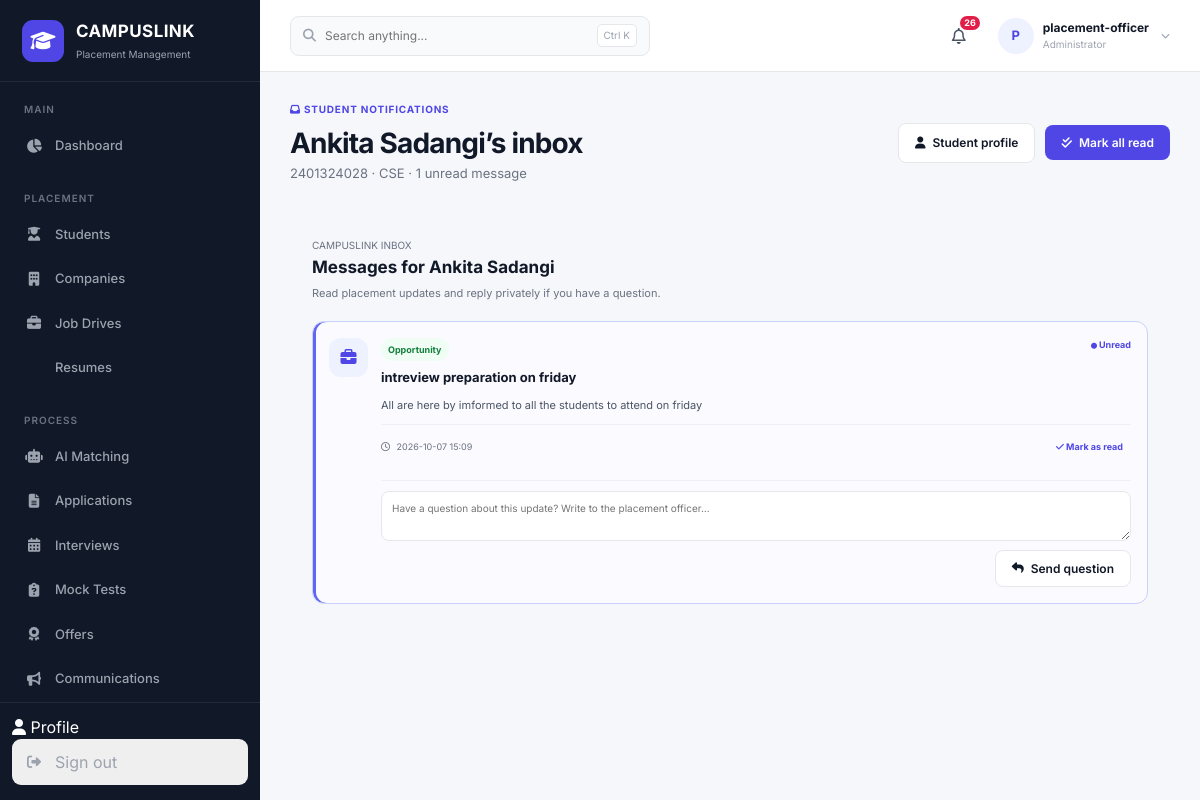
Screenshot of /communications/inbox/1 (signed in) with the database file from the repository.
### tables this page shows
CREATE TABLE "users" (
                id INTEGER PRIMARY KEY AUTOINCREMENT,
                username TEXT UNIQUE NOT NULL,
                name TEXT NOT NULL,
                email TEXT UNIQUE,
                password TEXT NOT NULL,
                role TEXT NOT NULL DEFAULT 'placement_officer',
                student_id INTEGER REFERENCES students(id),
                is_active INTEGER NOT NULL DEFAULT 1,
                created_at TIMESTAMP DEFAULT CURRENT_TIMESTAMP
            );

CREATE TABLE students (
            id INTEGER PRIMARY KEY AUTOINCREMENT,
            name TEXT NOT NULL,
            registration_no TEXT UNIQUE NOT NULL,
            email TEXT,
            phone TEXT,
            branch TEXT NOT NULL,
            cgpa REAL NOT NULL,
            backlogs INTEGER DEFAULT 0,
            attendance REAL DEFAULT 0,
            skills TEXT,
            placement_status TEXT DEFAULT 'Unplaced',
            created_at TIMESTAMP DEFAULT CURRENT_TIMESTAMP
        );

CREATE TABLE communications (
            id INTEGER PRIMARY KEY AUTOINCREMENT,
            title TEXT NOT NULL,
            body TEXT NOT NULL,
            category TEXT NOT NULL DEFAULT 'Announcement',
            audience_type TEXT NOT NULL
                CHECK (audience_type IN ('all', 'branch', 'student')),
            target_branch TEXT,
            target_student_id INTEGER,
            created_at TIMESTAMP DEFAULT CURRENT_TIMESTAMP,

            FOREIGN KEY (target_student_id)
            REFERENCES students(id)
            ON DELETE CASCADE
        );

### app.py (the view)
@app.route("/communications/inbox/<int:student_id>", methods=["GET"])
def communication_inbox(student_id):
    connection = get_db_connection()
    try:
        student = connection.execute(
            "SELECT id, name, registration_no, branch FROM students WHERE id = ?",
            (student_id,),
        ).fetchone()
        if student is None:
            abort(404)
        message_rows = connection.execute(
            f"""
            SELECT communications.*, communication_reads.read_at
            FROM communications
            JOIN students ON students.id = ?
            LEFT JOIN communication_reads
                ON communication_reads.communication_id = communications.id
               AND communication_reads.student_id = students.id
            WHERE ({communication_audience_filter()})
            ORDER BY communications.created_at DESC, communications.id DESC
            """,
            (student_id,),
        ).fetchall()
        reply_rows = connection.execute(
            """
            SELECT communication_id, sender_type, body, created_at
            FROM communication_replies
            WHERE student_id = ?
            ORDER BY id
            """,
            (student_id,),
        ).fetchall()
    finally:
        connection.close()
    replies_by_message = {}
    for reply in reply_rows:
        replies_by_message.setdefault(reply["communication_id"], []).append(
            dict(reply)
        )
    messages = []
    for message in message_rows:
        message_data = dict(message)
        message_data["replies"] = replies_by_message.get(message["id"], [])
        message_data["new_officer_reply"] = (
            message_data["read_at"] is None
            and bool(message_data["replies"])
            and message_data["replies"][-1]["sender_type"] == "officer"
        )
        messages.append(message_data)
    return render_template(
        "communications/inbox.html",
        student=student,
        messages=messages,
        unread_count=sum(1 for message in messages if message["read_at"] is None),
    )

### app.py (called while the page is built)
def csrf_token():
    token = session.get("_csrf_token")
    if token is None:
        token = secrets.token_urlsafe(32)
        session["_csrf_token"] = token
    return token

@app.context_processor
def inject_auth_context():
    return {
        "current_user": getattr(g, "current_user", None),
        "role_labels": ROLE_LABELS,
        "csrf_token": csrf_token,
    }

def communication_audience_filter():
    return """
        communications.audience_type = 'all'
        OR (
            communications.audience_type = 'branch'
            AND communications.target_branch = students.branch
        )
        OR (
            communications.audience_type = 'student'
            AND communications.target_student_id = students.id
        )
    """

### database.py (called while the page is built)
def get_db_connection():
    os.makedirs(
        os.path.dirname(Config.DATABASE),
        exist_ok=True
    )
    connection = sqlite3.connect(Config.DATABASE)
    connection.row_factory = sqlite3.Row
    connection.execute("PRAGMA foreign_keys = ON")
    return connection

### templates/communications/inbox.html (shortened to what this page needs)
{% extends "base.html" %}
{% block content %}
<div class="page-header communication-page-header">
    <div>
        <div class="eyebrow"><i class="fa-solid fa-inbox"></i> Student notifications</div>
        <h1>{{ student['name'] }}’s inbox</h1>
        <p>{{ student['registration_no'] }} · {{ student['branch'] }} · {{ unread_count }} unread message{% if unread_count != 1 %}s{% endif %}</p>
    </div>
    <div class="page-header-actions">
        <a class="btn btn-secondary" href="{{ url_for('view_student', student_id=student['id']) }}"><i class="fa-solid fa-user"></i> Student profile</a>
        {% if unread_count %}
        <form method="POST" action="{{ url_for('mark_all_communications_read', student_id=student['id']) }}">
            <button class="btn btn-primary" type="submit"><i class="fa-solid fa-check-double"></i> Mark all read</button>
        </form>
        {% endif %}
    </div>
</div>
<section class="content-card student-inbox-card">
    <div class="card-header"><div><span class="section-kicker">CAMPUSLINK INBOX</span><h2>Messages for {{ student['name'] }}</h2><p>Read placement updates and reply privately if you have a question.</p></div></div>
    <div class="student-inbox-list">
        {% for message in messages %}
        <article class="student-inbox-message {% if not message['read_at'] %}is-unread{% endif %}">
            <span class="inbox-message-icon"><i class="fa-solid {{ 'fa-calendar-check' if message['category'] == 'Interview' else 'fa-hourglass-end' if message['category'] == 'Deadline' else 'fa-briefcase' if message['category'] == 'Opportunity' else 'fa-bullhorn' }}"></i></span>
            <div class="inbox-message-copy">
                <div class="inbox-message-heading">
                    <div><span class="communication-category communication-category-{{ message['category']|lower }}">{{ message['category'] }}</span><h3>{{ message['title'] }}</h3></div>
                    {% if message['new_officer_reply'] %}<span class="inbox-unread-indicator"><i class="fa-solid fa-circle"></i> New officer response</span>{% elif not message['read_at'] %}<span class="inbox-unread-indicator"><i class="fa-solid fa-circle"></i> Unread</span>{% else %}<span class="inbox-read-label"><i class="fa-solid fa-check"></i> Read</span>{% endif %}
                </div>
                <p>{{ message['body'] }}</p>
                <div class="inbox-message-footer">
                    <span><i class="fa-regular fa-clock"></i> {{ message['created_at'][:16] if message['created_at'] else "—" }}</span>
                    {% if not message['read_at'] %}
                    <form method="POST" action="{{ url_for('mark_communication_read', communication_id=message['id'], student_id=student['id']) }}">
                        <button type="submit" class="inbox-mark-read"><i class="fa-solid fa-check"></i> Mark as read</button>
                    </form>
                    {% endif %}
                </div>
                <div class="inbox-conversation">
                    <form class="inbox-reply-form" method="POST" action="{{ url_for('reply_to_communication', communication_id=message['id'], student_id=student['id']) }}">
                        <textarea id="student-reply-{{ message['id'] }}" name="body" rows="2" maxlength="4000" required placeholder="Have a question about this update? Write to the placement officer…"></textarea>
                        <button class="btn btn-secondary btn-sm" type="submit"><i class="fa-solid fa-reply"></i> Send question</button>
                    </form>
                </div>
            </div>
        </article>
        {% else %}
        <div class="empty-state"><i class="fa-regular fa-bell-slash"></i><strong>No notifications yet</strong><span>Messages sent to this student will appear here.</span></div>
        {% endfor %}
    </div>
</section>
{% endblock %}

### templates/base.html (shortened to what this page needs)
<!DOCTYPE html>
<html lang="en">
<head>
    <link rel="stylesheet"
          href="{{ url_for('static', filename='css/style.css') }}">
    <link rel="stylesheet"
          href="{{ url_for('static', filename='css/rbac.css') }}">
    <link rel="stylesheet"
          href="https://cdnjs.cloudflare.com/ajax/libs/font-awesome/6.5.2/css/all.min.css">
</head>
<body>
<div class="app-container">
    <aside class="sidebar">
        <div class="brand">
            <div class="brand-logo">
                <i class="fa-solid fa-graduation-cap"></i>
            </div>
            <div>
                <h2>CAMPUSLINK</h2>
                <span>Placement Management</span>
            </div>
        </div>
        <nav class="sidebar-nav">
            <div class="nav-section">
                <span>MAIN</span>
                <a href="{{ url_for('student_home') if current_user['role'] == 'student' else url_for('dashboard') }}"
                   class="nav-item">
                    <i class="fa-solid fa-chart-pie"></i>
                    <span>{{ 'My Dashboard' if current_user['role'] == 'student' else 'Dashboard' }}</span>
                </a>
            </div>
            {% if current_user['role'] == 'student' %}
            <div class="nav-section">
                <span>MY CAMPUS</span>
                <a href="{{ url_for('mock_tests') }}" class="nav-item">
                    <i class="fa-solid fa-clipboard-question"></i>
                    <span>Mock Tests</span>
                </a>
                <a href="{{ url_for('edit_resume', student_id=current_user['student_id']) }}" class="nav-item">
                    <i class="fa-solid fa-file-user"></i>
                    <span>My Resume</span>
                </a>
                <a href="{{ url_for('communication_inbox', student_id=current_user['student_id']) }}" class="nav-item">
                    <i class="fa-solid fa-inbox"></i>
                    <span>My Messages</span>
                </a>
            </div>
            {% else %}
            <div class="nav-section">
                <span>PLACEMENT</span>
                <a href="/students"
                   class="nav-item">
                    <i class="fa-solid fa-user-graduate"></i>
                    <span>Students</span>
                </a>
                <a href="/companies"
                   class="nav-item">
                    <i class="fa-solid fa-building"></i>
                    <span>Companies</span>
                </a>
                <a href="/jobs"
                   class="nav-item">
                    <i class="fa-solid fa-briefcase"></i>
                    <span>Job Drives</span>
                </a>
                <a href="/resumes"
                   class="nav-item">
                    <span>Resumes</span>
                </a>
            </div>
            <div class="nav-section">
                <span>PROCESS</span>
                <a href="/matching"
                   class="nav-item">
                    <i class="fa-solid fa-robot"></i>
                    <span>AI Matching</span>
                </a>
                <a href="/applications"
                   class="nav-item">
                    <i class="fa-solid fa-file-lines"></i>
                    <span>Applications</span>
                </a>
                <a href="/interviews"
                   class="nav-item">
                    <i class="fa-solid fa-calendar-days"></i>
                    <span>Interviews</span>
                </a>
                <a href="/mock-tests"
                   class="nav-item">
                    <i class="fa-solid fa-clipboard-question"></i>
                    <span>Mock Tests</span>
                </a>
                <a href="/offers"
                   class="nav-item">
                    <i class="fa-solid fa-award"></i>
                    <span>Offers</span>
                </a>
                <a href="/communications"
                   class="nav-item">
                    <i class="fa-solid fa-bullhorn"></i>
                    <span>Communications</span>
                </a>
            </div>
            {% endif %}
        </nav>
        <div class="sidebar-bottom">
            {% if current_user['role'] != 'student' %}
            <a href="/profile">
                <i class="fa-solid fa-user"></i>
                Profile
            </a>
            {% endif %}
            <form action="{{ url_for('logout') }}" method="post" class="sidebar-logout-form">
                <button type="submit" class="nav-item logout">
                    <i class="fa-solid fa-right-from-bracket"></i>
                    <span>Sign out</span>
                </button>
            </form>
        </div>
    </aside>
    <main class="main-content">
        <header class="topbar">
            <div class="topbar-search">
                <i class="fa-solid fa-magnifying-glass"></i>
                <input
                    type="text"
                    placeholder="Search anything..."
                >
                <span class="search-shortcut">
                    Ctrl K
                </span>
            </div>
            <div class="topbar-right">
{% if current_user['role'] != 'student' %}
<div class="notification-wrapper">
    <button
        type="button"
        class="icon-button notification-button"
        id="notificationButton"
        aria-label="Notifications{% if notification_count %}, {{ notification_count }} pending items{% endif %}"
        aria-expanded="false"
        aria-controls="notificationPanel"
        title="Notifications"
    >
        <i class="fa-regular fa-bell" aria-hidden="true"></i>
        <span class="notification-count" id="notificationCount"
              data-count="{{ notification_count }}"
              data-signatures="{{ placement_notifications|map(attribute='signature')|list|tojson|forceescape }}"
              {% if not notification_count %}hidden{% endif %}>{{ notification_count }}</span>
    </button>
</div>
{% endif %}
<div class="admin-profile" id="adminProfile" role="button" tabindex="0"
     aria-haspopup="true" aria-expanded="false" aria-controls="profileMenu">
    <div class="profile-avatar">
        {{ current_user['name'][:1]|upper }}
    </div>
    <div class="profile-info">
        <strong>{{ current_user['name'] }}</strong>
        <span>{{ role_labels.get(current_user['role'], current_user['role']) }}</span>
    </div>
    <i class="fa-solid fa-chevron-down profile-arrow"></i>
</div>
            </div>
        </header>
<section class="page-content">
    {% block content %}
    {% endblock %}
</section>
</main>
</div>
</body>
</html>

### static/css/rbac.css (style rules this page uses)
.sidebar-logout-form { margin: 0; }
.sidebar-logout-form .logout { width: 100%; border: 0; cursor: pointer; text-align: left; font: inherit; }

### rows the page displays
users: role "Dashboard", name "P", name "placement-officer", get "Administrator"
students: name "Ankita Sadangi", registration_no "2401324028", branch "CSE"
communications: category "Opportunity", title "intreview preparation on friday", body "All are here by imformed to all the students to attend on friday", created_at "2026-10-07 15:09", body "Have a question about this update? Write to the placement officer…"

### other values shown
{{ notification_count }} "26"
{{ unread_count }} "1"
